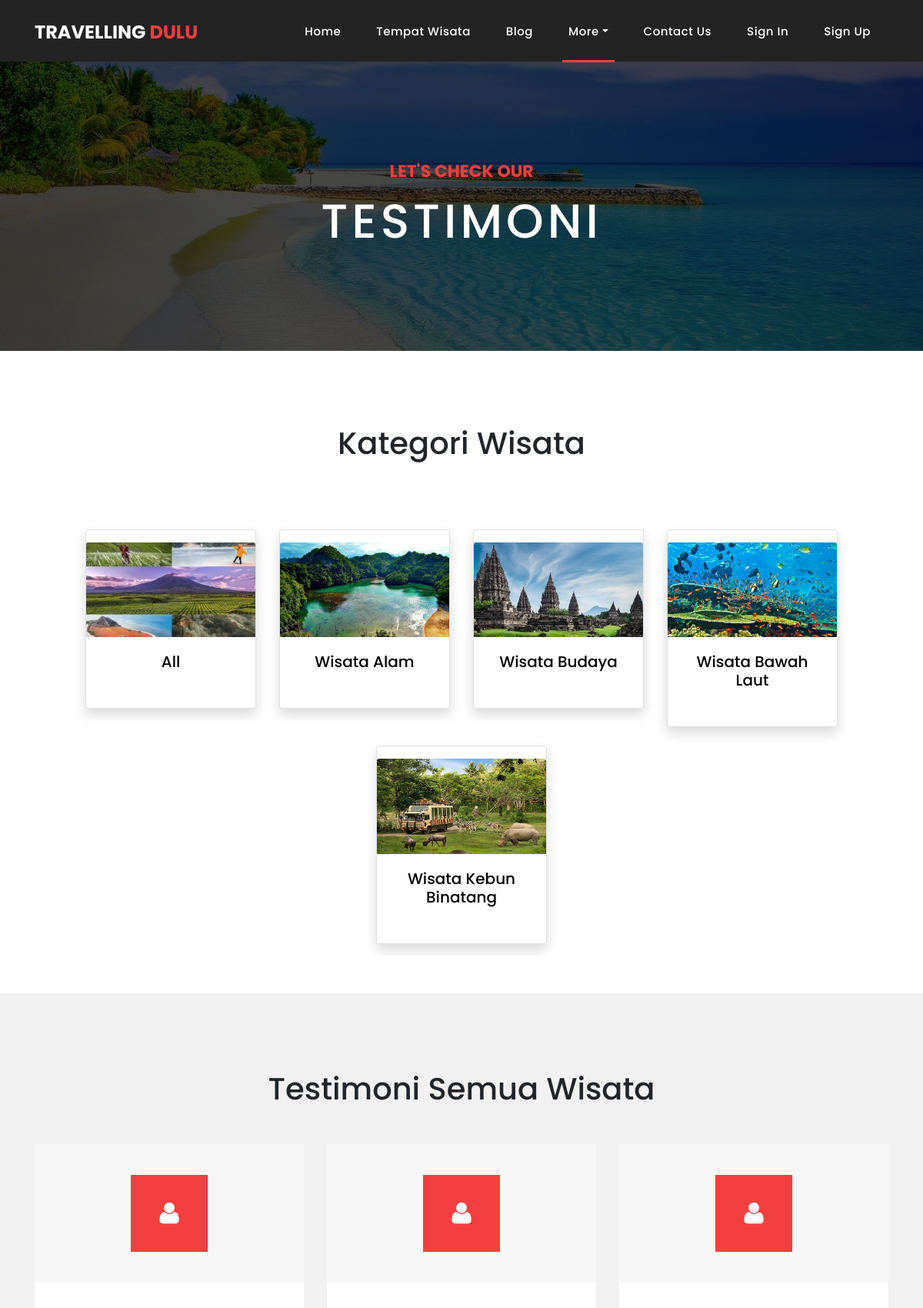
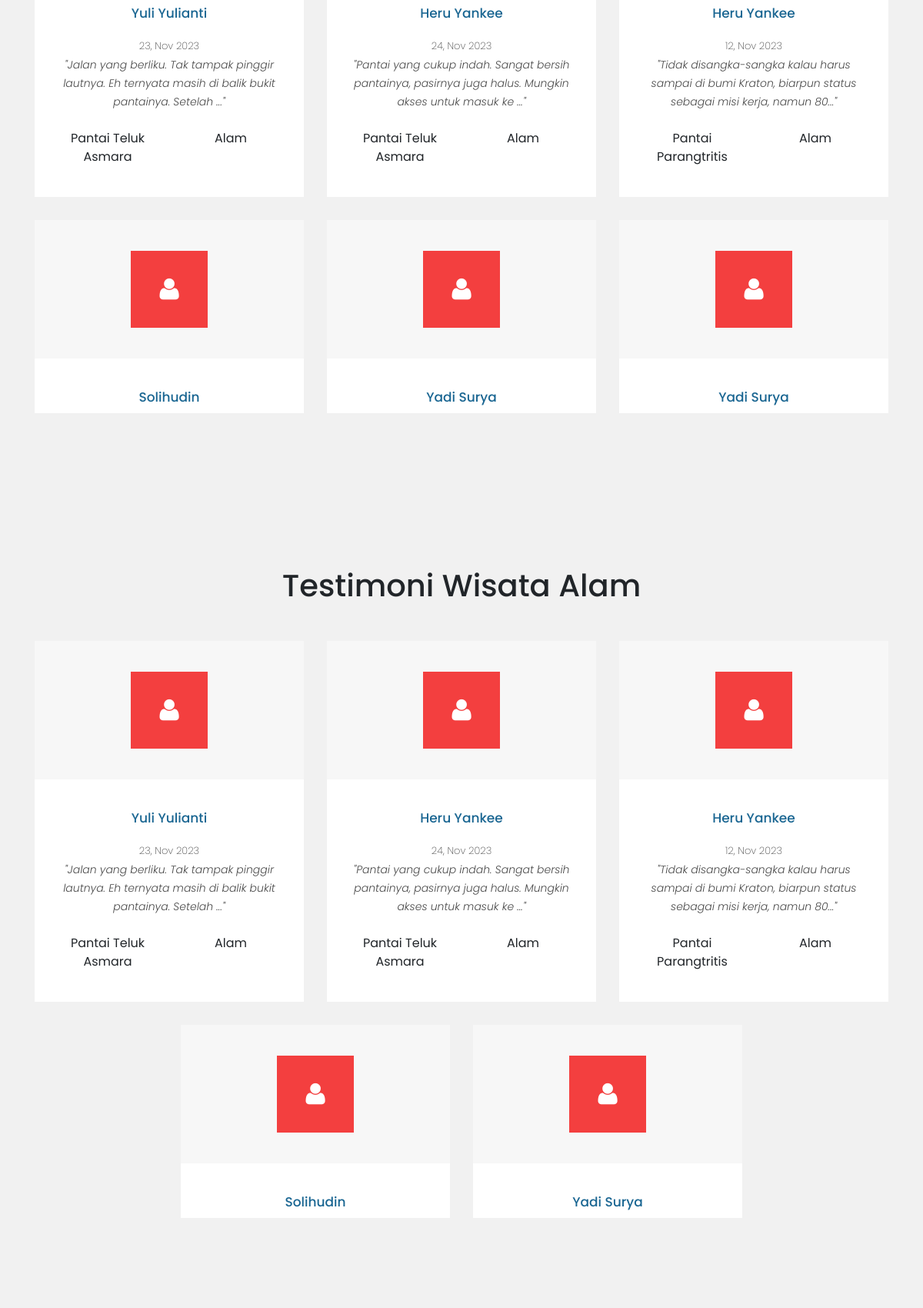
Screenshot of /testimonials.php (upper part) with the database file from the repository (2 pictures, top to bottom).
### tables this page shows
CREATE TABLE `kategori` (
  `id_kategori` int(11) NOT NULL,
  `nama_kategori` varchar(32) NOT NULL,
  `foto_kategori` varchar(32) NOT NULL
);

CREATE TABLE `komentar` (
  `id_komentar` int(11) NOT NULL,
  `id_user` int(11) NOT NULL,
  `id_wisata` int(11) NOT NULL,
  `komentar` text NOT NULL,
  `tgl_komentar` date NOT NULL
);

CREATE TABLE `user` (
  `id_user` int(11) NOT NULL,
  `nama_user` varchar(32) NOT NULL,
  `username` varchar(32) NOT NULL,
  `password` varchar(32) NOT NULL,
  `jenis_kelamin` enum('Pria','Wanita','','') NOT NULL,
  `email_user` varchar(32) NOT NULL,
  `no_telp` varchar(15) NOT NULL,
  `alamat` text NOT NULL,
  `role` enum('ADMIN','USER','','') NOT NULL DEFAULT 'USER',
  `foto_user` varchar(32) NOT NULL
);

CREATE TABLE `wisata` (
  `id_wisata` int(11) NOT NULL,
  `nama_tempat` varchar(32) NOT NULL,
  `id_kategori` int(11) NOT NULL,
  `lokasi` varchar(32) NOT NULL,
  `fasilitas` text NOT NULL,
  `htm` int(11) NOT NULL,
  `deskripsi` longtext NOT NULL,
  `foto_1` varchar(32) NOT NULL,
  `foto_2` varchar(32) NOT NULL,
  `foto_3` varchar(32) NOT NULL,
  `foto_4` varchar(32) NOT NULL
);

### testimonials.php (the view, shortened to what this page needs)
<?php
if (!isset($_SESSION['email_user'])) {
  $loginButton = '<li class="nav-item"><a class="nav-link" href="login.php">Sign In</a></li>';
  $signupButton = '<li class="nav-item"><a class="nav-link" href="register.php">Sign Up</a></li>';
} else {
  $loginButton = '';
  $signupButton = '';
  $userGreeting = '<li class="nav-item"><a class="nav-link" href="#">Hello, ' . $_SESSION['nama_user'] . '</a></li>';
  $logoutButton = '<li class="nav-item"><a class="nav-link" href="backend/logout.php">Logout</a></li>';
}
include("connection.php");
$kategori = mysqli_query($connection, "SELECT * FROM kategori");
$komentar = mysqli_query($connection, "SELECT komentar.*, user.nama_user, wisata.nama_tempat, kategori.id_kategori, kategori.nama_kategori FROM komentar JOIN user ON user.id_user = komentar.id_user JOIN wisata ON komentar.id_wisata = wisata.id_wisata RIGHT JOIN kategorI ON wisata.id_kategori = kategori.id_kategori");
?>
<!DOCTYPE html>
<html lang="en">
<head>
  <link href="https://cdn.jsdelivr.net/npm/bootstrap@5.2.3/dist/css/bootstrap.min.css" rel="stylesheet">
  <link href="vendor/bootstrap/css/bootstrap.min.css" rel="stylesheet">
  <link rel="stylesheet" href="assets/css/fontawesome.css">
  <link rel="stylesheet" href="assets/css/style.css">
  <link rel="stylesheet" href="assets/css/owl.css">
</head>
<body>
  <header class="">
    <nav class="navbar navbar-expand-lg">
      <div class="container">
        <a class="navbar-brand" href="index.php">
          <h2>Travelling <em>Dulu</em></h2>
        </a>
        <div class="collapse navbar-collapse" id="navbarResponsive">
          <ul class="navbar-nav ml-auto">
            <li class="nav-item">
              <a class="nav-link" href="index.php">Home
              </a>
            </li>
            <li class="nav-item"><a class="nav-link" href="tempat_wisata.php">Tempat Wisata</a></li>
            <li class="nav-item"><a class="nav-link" href="blog.php">Blog</a></li>
            <li class="nav-item dropdown active">
              <a class="nav-link dropdown-toggle" data-toggle="dropdown" href="#" role="button" aria-haspopup="true" aria-expanded="false">More</a>
            </li>
            <li class="nav-item"><a class="nav-link" href="contact.php">Contact Us</a></li>
            <?php echo $loginButton; ?>
            <?php echo $signupButton; ?>
          </ul>
        </div>
      </div>
    </nav>
  </header>
  <div class="page-heading about-heading header-text" style="background-image: url(assets/images/heading-3-1920x500.jpg);">
    <div class="container">
      <div class="row">
        <div class="col-md-12">
          <div class="text-content">
            <h4>Let's Check our</h4>
            <h2>Testimoni</h2>
          </div>
        </div>
      </div>
    </div>
  </div>
  <section id="category_wisata" class="container-fluid p-5">
    <div class="text-center m-5">
      <h1 class="">Kategori Wisata</h1>
    </div>
    <div class="overflow-auto">
      <div class="row row-cols-xl-3 row-cols-md-4 row-cols-sm-6 g-4 text-center justify-content-center mx-5 my-3">
        <a href="#all" style="text-decoration: none; color:black;" class="col-xl-3 col-md-4 col-sm-6">
          <div class="card shadow py-3">
            <img src="assets/images/kategori/categories-all.jpg" class="card-img-top mx-auto" alt="..." style="width:100%">
            <div class="card-body">
              <h5 class="card-title">All</h5>
            </div>
          </div>
        </a>
        <?php foreach ($kategori as $key => $value) { ?>
          <a href="#<?php echo $value['id_kategori'] ?>" style="text-decoration: none; color:black;" class="col-xl-3 col-md-4 col-sm-6">
            <div class="card shadow py-3">
              <img src="assets/images/kategori/<?php echo $value['foto_kategori'] ?>" class="card-img-top mx-auto" alt="..." style="width:100%">
              <div class="card-body">
                <h5 class="card-title">Wisata <?php echo $value['nama_kategori'] ?></h5>
              </div>
            </div>
          </a>
        <?php } ?>
      </div>
    </div>
  </section>
  <section id="all" class="services section-background">
    <div class="text-center mx-5 mb-5">
      <h1 class="">Testimoni Semua Wisata</h1>
    </div>
    <div class="container overflow-auto" style="height: 750px;">
      <div class="row row-cols-md-4 justify-content-center">
        <?php foreach ($komentar as $key => $value) {
          if ($value['id_komentar'] != NULL) { ?>
            <div class="col-md-4">
              <div class="service-item">
                <div class="icon">
                  <i class="fa fa-user"></i>
                </div>
                <div class="down-content">
                  <h4><?php echo $value['nama_user'] ?></h4>
                  <p class="n-m" style="font-weight: 200; font-size: small;"><?php echo date('d, M Y', strtotime($value['tgl_komentar'])) ?></p>
                  <p class="n-m"><em>"<?php if (strlen($value['komentar']) < 100) {
                                        echo substr($value['komentar'], 0, 100);
                                      } else {
                                        echo substr($value['komentar'], 0, 100) . '...';
                                      } ?>"</em></p>
                  <br>
                  <div class="row">
                    <div class="col"><?php echo $value['nama_tempat'] ?></div>
                    <div class="col"><?php echo $value['nama_kategori'] ?></div>
                  </div>
                </div>
              </div>
            </div>
        <?php }
        } ?>
      </div>
    </div>
  </section>
  <?php foreach ($kategori as $key => $value) {
    $id_kategori = $value['id_kategori'];
    $nama_kategori = $value['nama_kategori'] ?>
    <section id="<?php echo $id_kategori ?>" class="services section-background">
      <div class="text-center mx-5 mb-5">
        <h1 class="">Testimoni Wisata <?php echo $nama_kategori ?></h1>
      </div>
      <div class="container overflow-auto" style="height: 750px;">
        <div class="row row-cols-md-4 justify-content-center">
          <?php foreach ($komentar as $key => $value) {
            if ($value['id_kategori'] == $id_kategori) {
              if ($value['id_komentar'] != NULL) { ?>
                <div class="col-md-4">
                  <div class="service-item">
                    <div class="icon">
                      <i class="fa fa-user"></i>
                    </div>
                    <div class="down-content">
                      <h4><?php echo $value['nama_user'] ?></h4>
                      <p class="n-m" style="font-weight: 200; font-size: small;"><?php echo date('d, M Y', strtotime($value['tgl_komentar'])) ?></p>
                      <p class="n-m"><em>"<?php if (strlen($value['komentar']) < 100) {
                                            echo substr($value['komentar'], 0, 100);
                                          } else {
                                            echo substr($value['komentar'], 0, 100) . '...';
                                          } ?>"</em></p>
                      <br>
                      <div class="row">
                        <div class="col"><?php echo $value['nama_tempat'] ?></div>
                        <div class="col"><?php echo $value['nama_kategori'] ?></div>
                      </div>
                    </div>
                  </div>
                </div>
          <?php }
            }
          } ?>
        </div>
      </div>
    </section>
  <?php } ?>
</body>
</html>

### assets/css/style.css (style rules this page uses)
body { font-family: 'Poppins', sans-serif; overflow-x: hidden; text-rendering: optimizeLegibility; -webkit-font-smoothing: antialiased; -moz-osx-font-smoothing: grayscale; }
p { margin-bottom: 0px; font-size: 14px; font-weight: 300; color: #4a4a4a; line-height: 24px; }
a { text-decoration: none !important; }
ul { padding: 0; margin: 0; list-style: none; }
h1, h2, h3, h4, h5, h6 { margin: 0px; }
.page-heading { padding: 210px 0px 130px 0px; text-align: center; background-position: center center; background-repeat: no-repeat; background-size: cover; }
.page-heading .text-content h4 { color: #f33f3f; font-size: 22px; text-transform: uppercase; font-weight: 700; margin-bottom: 15px; }
.page-heading .text-content h2 { color: #fff; font-size: 62px; text-transform: uppercase; letter-spacing: 5px; }
header { position: absolute; z-index: 99999; width: 100%; height: 80px; background-color: #232323; -webkit-transition: all 0.3s ease-in-out 0s; -moz-transition: all 0.3s ease-in-out 0s; -o-transition: all 0.3s ease-in-out 0s; transition: all 0.3s ease-in-out 0s; }
header .navbar { padding: 17px 0px; }
.navbar .navbar-brand { float: left; margin-top: -12px; outline: none; }
.navbar .navbar-brand h2 { color: #fff; text-transform: uppercase; font-size: 24px; font-weight: 700; -webkit-transition: all .3s ease 0s; -moz-transition: all .3s ease 0s; -o-transition: all .3s ease 0s; transition: all .3s ease 0s; }
.navbar .navbar-brand h2 em { font-style: normal; color: #f33f3f; }
#navbarResponsive { z-index: 999; }
.navbar-collapse { text-align: center; }
.navbar .navbar-nav .nav-item { margin: 0px 15px; }
.navbar .navbar-nav a.nav-link { text-transform: capitalize; font-size: 15px; font-weight: 500; letter-spacing: 0.5px; color: #fff; transition: all 0.5s; margin-top: 5px; }
.navbar .navbar-nav .nav-link:hover, .navbar .navbar-nav .active>.nav-link, .navbar .navbar-nav .nav-link.active, .navbar .navbar-nav .nav-link.show, .navbar .navbar-nav .show>.nav-link { color: #fff; padding-bottom: 25px; border-bottom: 3px solid #f33f3f; }
.page-heading { position: relative; }
.page-heading:before { content: ''; position: absolute; top: 0; left: 0; bottom: 0; right: 0; background-color: rgba(0, 0, 0, .7); }
.page-heading .container { position: relative; z-index: 2; }
.services { background-position: center center; background-repeat: no-repeat; background-size: cover; background-attachment: fixed; padding: 100px 0px; }
.service-item { text-align: center; margin-bottom: 30px; }
.service-item .icon { background-color: #f7f7f7; padding: 40px; }
.service-item .icon i { width: 100px; height: 100px; display: inline-block; text-align: center; line-height: 100px; background-color: #f33f3f; color: #fff; font-size: 32px; }
.service-item .down-content { background-color: #fff; padding: 40px 30px; }
.service-item .down-content h4 { font-size: 17px; color: #1a6692; margin-bottom: 20px; }
.service-item .down-content p { margin-bottom: 25px; }
.n-m { margin: 0 !important; }
.section-background { background: #f1f1f1; }

### rows the page displays
kategori: foto_kategori (picture), nama_kategori "Alam"
kategori: foto_kategori (picture), nama_kategori "Budaya"
kategori: foto_kategori (picture), nama_kategori "Bawah Laut"
kategori: foto_kategori (picture), nama_kategori "Kebun Binatang"
komentar: id_user.nama_user "Yuli Yulianti", tgl_komentar "23, Nov 2023", komentar "Jalan yang berliku. Tak tampak pinggir lautnya. Eh ternyata masih di balik bukit pantainya. Setelah", id_wisata.nama_tempat "Pantai Teluk Asmara", kategori.nama_kategori "Alam"
komentar: id_user.nama_user "Heru Yankee", tgl_komentar "24, Nov 2023", komentar "Pantai yang cukup indah. Sangat bersih pantainya, pasirnya juga halus. Mungkin akses untuk masuk ke", id_wisata.nama_tempat "Pantai Teluk Asmara", kategori.nama_kategori "Alam"
komentar: id_user.nama_user "Heru Yankee", tgl_komentar "12, Nov 2023", komentar "Tidak disangka-sangka kalau harus sampai di bumi Kraton, biarpun status sebagai misi kerja, namun 80", id_wisata.nama_tempat "Pantai Parangtritis", kategori.nama_kategori "Alam"
komentar: id_user.nama_user "Solihudin"
komentar: id_user.nama_user "Yadi Surya"
komentar: id_user.nama_user "Yadi Surya"
